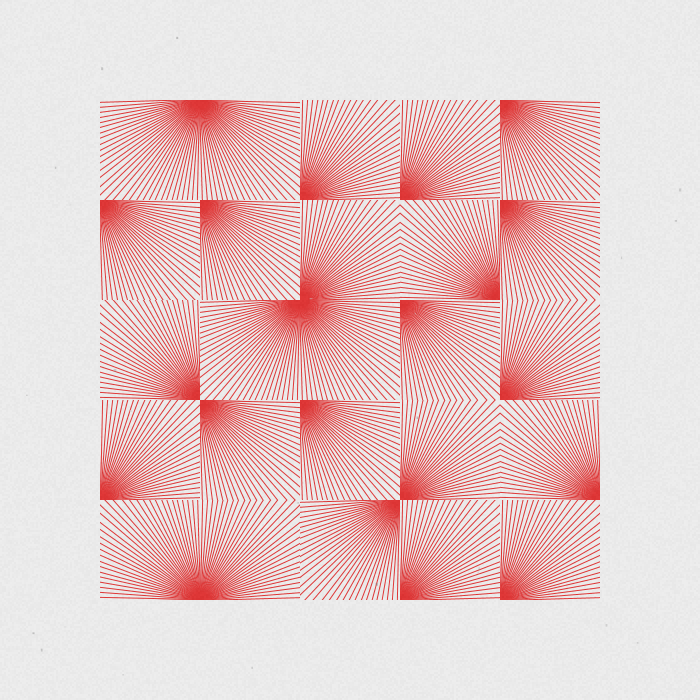
Frame 1 (no input)
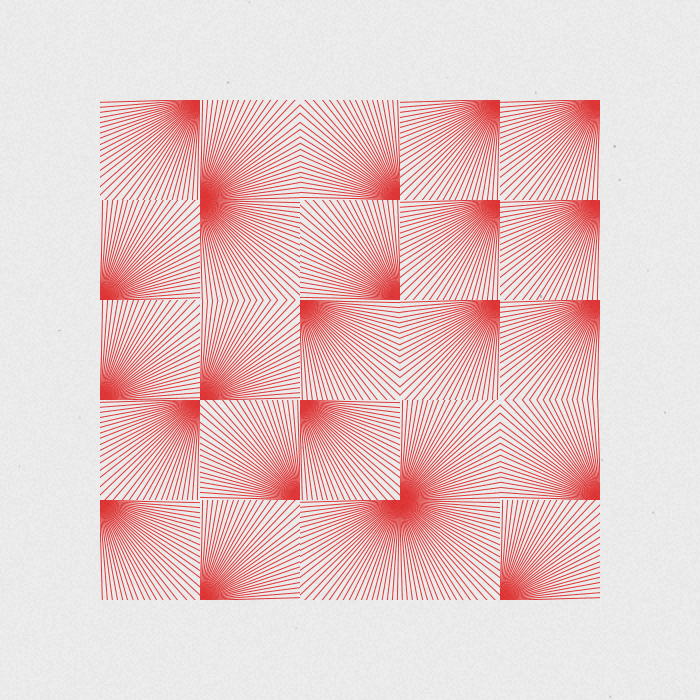
Frame 2 (the mouse pressed at the canvas centre, redrawn once)

The Processing sketch that drew these frames (run headless with seeded random() and noise(); the mouse was pressed at the canvas centre and the sketch redrawn once):

// Processing sketch: processing_143729
// ── processing_143729.pde

///////////////////////////  //<>//
//                       //
//   -~=Manoylov AC=~-   //
//                       //
///////////////////////////
//
// Two circles of the lines. One in another. 
// 
// Don't use without permission
//
// Based on:
// #308 Twenty-five suns
// http://geometrydaily.tumblr.com/post/34901916113/308-twenty-five-suns-a-new-minimal-geometric
//
// Controls:
// MouseClick  - generate new position 
//
// Keys:
// UP   - add some rays 
// DOWN - remove some rays
// Z    - add gaps between rays
// X    - remove gaps between rays
//
/////////////////////////////////////////////////

PGraphics pg;
float limit = 360;
int [] angle = {0, 90, 180, 270};
float step = 2.8;

void setup() {
  pg = createGraphics(100, 100);
  size(700, 700);
  smooth();
  noLoop();

  strokeWeight(1);
  circleLine(0, pg.height, (int)dist(0, pg.height, pg.width, 0)*2, step, #dd2222);
  imageMode(CENTER);
}

void draw() {
  background(235);

  for (int i= 150; i<width-100; i+=100) {
    for (int j= 150; j<height-100; j+=100) {

      pushMatrix();
      translate(i, j);
      rotate(radians(angle[(int)random(0, 4)]));
      image(pg, 0, 0);
      popMatrix();
    }
  }    
  paper();
}



void circleLine(int cx, int cy, int r, float speed, color clbg) {
  float angle = 0.0;
  float scalar = r/2;       

  noStroke();
  fill(255);

  pg.beginDraw();
  pg.smooth(2);
  while (angle<= radians (limit)) {
    pg.stroke(clbg);
    float x = cx + cos(angle) * scalar;
    float y = cy + sin(angle) * scalar;
    pg.line(cx, cy, x, y);
    angle += radians(speed);
  }
  pg.endDraw();
}

void paper() {
  strokeWeight(1); 
  noStroke();
  for (int i = 0; i<width-1; i+=2) {
    for (int j = 0; j<height-1; j+=2) {
      fill(random(235-40, 235+30), 25);
      rect(i, j, 2, 2);
    }
  }

  for (int i = 0; i<30; i++) {
    fill(random(130, 215), random(100, 170));
    rect(random(0, width-2), random(0, height-2), random(1, 3), random(1, 3));
  }
}



void mousePressed() {
  redraw();
}

void keyPressed() {
  if (keyCode == UP) {
    limit+=3.6;
  }
  if (keyCode == DOWN) {
    limit-=3.6;
  }
  if (key == 'z') {
    step-=1.4;
  }
  if (key == 'x') {
    step+=1.4;
  }


  step = constrain(step, 1.4, 35);
  limit = constrain(limit, 3.6, 360);

  pg.beginDraw();
  pg.clear();
  pg.endDraw();
  circleLine(0, pg.height, (int)dist(0, pg.height, pg.width, 0)*2, step, #dd2222);
  redraw();
}
